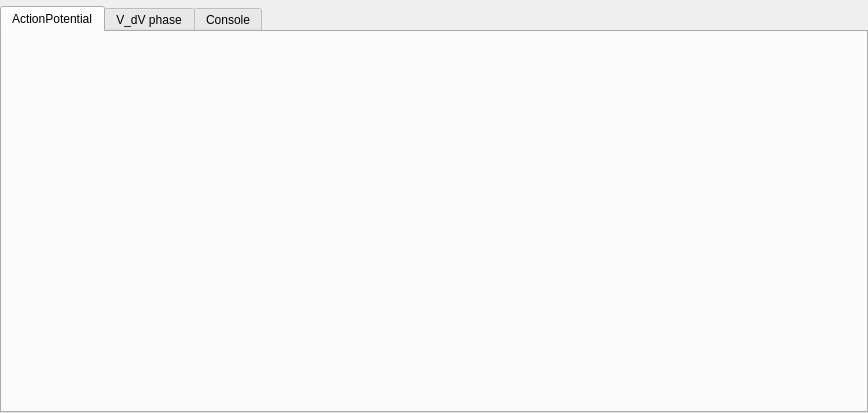
<?xml version="1.0" encoding="UTF-8"?>
<ui version="4.0">
 <class>NeuronTab</class>
 <widget class="QWidget" name="NeuronTab">
  <property name="geometry">
   <rect>
    <x>0</x>
    <y>0</y>
    <width>868</width>
    <height>413</height>
   </rect>
  </property>
  <property name="windowTitle">
   <string>Form</string>
  </property>
  <layout class="QGridLayout" name="gridLayout">
   <property name="leftMargin">
    <number>0</number>
   </property>
   <property name="topMargin">
    <number>6</number>
   </property>
   <property name="rightMargin">
    <number>0</number>
   </property>
   <property name="bottomMargin">
    <number>0</number>
   </property>
   <item row="0" column="0">
    <widget class="QSplitter" name="viewSplitter">
     <property name="orientation">
      <enum>Qt::Horizontal</enum>
     </property>
     <widget class="QSplitter" name="pipelinesplitter">
      <property name="orientation">
       <enum>Qt::Vertical</enum>
      </property>
      <widget class="QWidget" name="horizontalLayoutWidget_2">
       <layout class="QHBoxLayout" name="horizontalLayout_2" stretch="0">
        <item>
         <widget class="QTabWidget" name="tabWidget">
          <property name="currentIndex">
           <number>0</number>
          </property>
          <widget class="QWidget" name="tab1">
           <attribute name="title">
            <string>ActionPotential</string>
           </attribute>
           <layout class="QGridLayout" name="gridLayout_7">
            <item row="0" column="0">
             <widget class="QCustomPlot" name="VoltagePlot" native="true"/>
            </item>
           </layout>
          </widget>
          <widget class="QWidget" name="tab2">
           <attribute name="title">
            <string>V_dV phase</string>
           </attribute>
           <layout class="QGridLayout" name="gridLayout_6">
            <item row="0" column="0">
             <widget class="QCustomPlot" name="PhasePlot" native="true"/>
            </item>
           </layout>
          </widget>
          <widget class="QWidget" name="tab3">
           <attribute name="title">
            <string>Console</string>
           </attribute>
           <layout class="QGridLayout" name="gridLayout_5">
            <item row="0" column="0">
             <widget class="QCustomPlot" name="Console" native="true"/>
            </item>
           </layout>
          </widget>
         </widget>
        </item>
       </layout>
      </widget>
     </widget>
    </widget>
   </item>
  </layout>
 </widget>
 <customwidgets>
  <customwidget>
   <class>QCustomPlot</class>
   <extends>QWidget</extends>
   <header>../3rdParty/qcustomplot/qcustomplot.h</header>
   <container>1</container>
  </customwidget>
 </customwidgets>
 <resources/>
 <connections/>
</ui>
